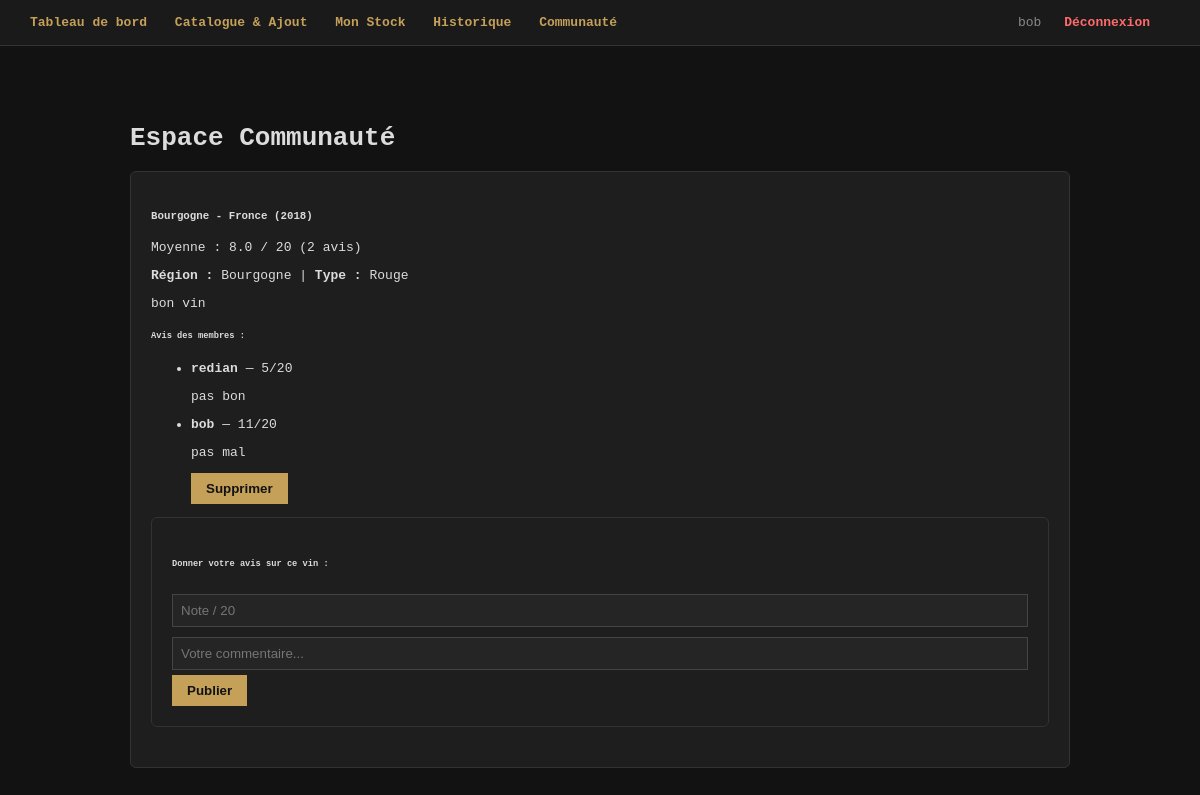
/communaute (signed in), run on the app's committed database.
### tables this page shows
CREATE TABLE utilisateur (
                id INTEGER PRIMARY KEY AUTOINCREMENT,
                username TEXT UNIQUE NOT NULL,
                email TEXT UNIQUE NOT NULL,
                password_hash TEXT NOT NULL
            );

CREATE TABLE vin_ref (
                id INTEGER PRIMARY KEY AUTOINCREMENT,
                domaine TEXT NOT NULL,
                nom TEXT NOT NULL,
                type TEXT NOT NULL,
                millesime INTEGER NOT NULL,
                region TEXT NOT NULL,
                description TEXT
            );

CREATE TABLE evaluation (
                id INTEGER PRIMARY KEY AUTOINCREMENT,
                note INTEGER NOT NULL,
                commentaire TEXT,
                auteur_id INTEGER NOT NULL,
                vin_id INTEGER NOT NULL,
                bouteille_id INTEGER, -- Devient NULL pour les avis directs sans bouteille physique
                FOREIGN KEY(auteur_id) REFERENCES utilisateur(id),
                FOREIGN KEY(vin_id) REFERENCES vin_ref(id),
                FOREIGN KEY(bouteille_id) REFERENCES bouteille(id)
            );

### app.py (the view)
@app.route('/communaute')
def communaute():
    if 'user_id' not in session:
        return redirect(url_for('index'))
    conn = get_db()
    cursor = conn.cursor()
    cursor.execute("""
        SELECT v.*,
        (SELECT AVG(ev.note) FROM evaluation ev WHERE ev.vin_id = v.id) as moyenne,
        (SELECT COUNT(ev.id) FROM evaluation ev WHERE ev.vin_id = v.id) as nb_evas
        FROM vin_ref v
    """)
    vins = cursor.fetchall()
    evaluations_dict = {}
    for vin in vins:
        cursor.execute("""
            SELECT ev.*, u.username FROM evaluation ev
            JOIN utilisateur u ON ev.auteur_id = u.id
            WHERE ev.vin_id = ?
        """, (vin['id'],))
        evaluations_dict[vin['id']] = cursor.fetchall()
    conn.close()
    return render_template('communaute.html', vins=vins, evaluations_dict=evaluations_dict)

### app.py (called while the page is built)
def get_db(): # Récupération de la base de donnée
    conn = sqlite3.connect(DB_NAME)
    conn.row_factory = sqlite3.Row
    return conn

### templates/communaute.html
{% extends "base.html" %}
{% block content %}
<div class="container mt-4">
    <h1 class="mb-4">Espace Communauté</h1>
    {% for vin in vins %}
    <div class="card mb-4 shadow-sm">
        <div class="card-header d-flex justify-content-between align-items-center">
            <h5 class="m-0">{{ vin.domaine }} - {{ vin.nom }} ({{ vin.millesime }})</h5>
            <span class="badge bg-primary fs-6">
                Moyenne : {{ "%.1f"|format(vin.moyenne) if vin.moyenne else "N/A" }} / 20
                ({{ vin.nb_evas }} avis)
            </span>
        </div>
        <div class="card-body">
            <p><strong>Région :</strong> {{ vin.region }} | <strong>Type :</strong> {{ vin.type }}</p>
            <p>{{ vin.description }}</p>
            <h6>Avis des membres :</h6>
            <ul class="list-group list-group-flush mb-3">
                {% for eva in evaluations_dict[vin.id] %}
                <li class="list-group-item d-flex justify-content-between align-items-start">
                    <div>
                        <strong>{{ eva.username }}</strong> — <span class="text-warning">{{ eva.note }}/20</span>
                        <p class="mb-0 text-muted">{{ eva.commentaire }}</p>
                    </div>
                    {% if eva.auteur_id == session['user_id'] %}
                    <form action="{{ url_for('supprimer_evaluation', eval_id=eva.id) }}" method="POST">
                        <button type="submit" class="btn btn-sm btn-outline-danger">Supprimer</button>
                    </form>
                    {% endif %}
                </li>
                {% else %}
                <li class="list-group-item text-muted">Aucun avis déposé pour le moment.</li>
                {% endfor %}
            </ul>
            <div class="card card-body bg-light">
                <h6>Donner votre avis sur ce vin :</h6>
                <form action="{{ url_for('evaluer_vin_communaute', vin_id=vin.id) }}" method="POST">
                    <div class="row g-2">
                        <div class="col-md-2">
                            <input type="number" name="note" class="form-control" min="0" max="20" placeholder="Note / 20" required>
                        </div>
                        <div class="col-md-8">
                            <input type="text" name="commentaire" class="form-control" placeholder="Votre commentaire..." required>
                        </div>
                        <div class="col-md-2">
                            <button type="submit" class="btn btn-success w-100">Publier</button>
                        </div>
                    </div>
                </form>
            </div>
        </div>
    </div>
    {% endfor %}
</div>
{% endblock %}

### templates/base.html (shortened to what this page needs)
<!DOCTYPE html>
<html lang="fr">
<head>
</head>
<body>
    <nav>
        <div>
            <a href="/dashboard">Tableau de bord</a>
            <a href="/catalog">Catalogue & Ajout</a>
            <a href="/stock">Mon Stock</a>
            <a href="/historique">Historique</a>
            <a href="/communaute">Communauté</a>
        </div>
        <div>
            <span style="color:#888; margin-right: 15px;">{{ session['username'] }}</span>
            <a href="/logout" style="color: #ff6b6b;">Déconnexion</a>
        </div>
    </nav>
    <div class="container">
        {% block content %}{% endblock %}
    </div>
</body>
</html>

### templates/base.html (style rules this page uses)
body { background-color: #121212; color: #dcdcdc; font-family: monospace; margin: 0; padding: 0; }
nav { background: #1a1a1a; padding: 15px 30px; border-bottom: 1px solid #333; display: flex; justify-content: space-between; align-items: center; }
nav a { color: #c5a059; text-decoration: none; margin-right: 20px; font-weight: bold; }
.container { padding: 30px; max-width: 1000px; margin: auto; }
.card { background: #1e1e1e; border: 1px solid #333; padding: 20px; border-radius: 6px; margin-bottom: 20px; }
input, select, textarea { background: #252525; border: 1px solid #444; color: #fff; padding: 8px; margin: 5px 0; width: 100%; box-sizing: border-box; }
button { background: #c5a059; color: #121212; border: none; padding: 8px 15px; font-weight: bold; cursor: pointer; }

### data on the page
utilisateur: username "bob"
vin_ref: domaine "Bourgogne", nom "Fronce", millesime "2018", moyenne "8.0", nb_evas "2", region "Bourgogne", type "Rouge", description "bon vin"
evaluation: username "redian", note "5", commentaire "pas bon"
evaluation: username "bob", note "11", commentaire "pas mal"
